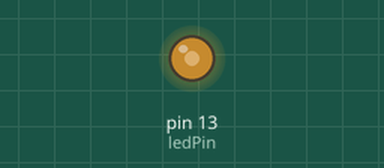
Simulated run of this sketch. Board: Arduino Uno, built with avr-gcc and run on an emulated ATmega328P. Shown: output pins drawn as LEDs (lit = HIGH).

Above: at 0.1 s.
Timing chart, 0 to 1.6 s (numbered marks = the images above):
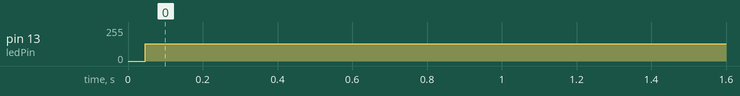

The sketch:

sketch_feb27a.ino
```cpp
#include <SoftwareSerial.h>

#define rxPin 2
#define txPin 3
#define ledPin 13

// set up a new serial port
SoftwareSerial mySerial =  SoftwareSerial(rxPin, txPin);
byte pinState = 0;

void setup()  {
 // define pin modes for tx, rx, led pins:
 pinMode(rxPin, INPUT);
 pinMode(txPin, OUTPUT);
 pinMode(ledPin, OUTPUT);
 // set the data rate for the SoftwareSerial port
 mySerial.begin(9600);
}

void loop() {
 // listen for new serial coming in:
 char someChar = mySerial.read();
 // print out the character:
 mySerial.print(someChar);
 // toggle an LED just so you see the thing's alive.
 // this LED will go on with every OTHER character received:
 toggle(13);

}


void toggle(int pinNum) {
 // set the LED pin using the pinState variable:
 digitalWrite(pinNum, pinState);
 // if pinState = 0, set it to 1, and vice versa:
 pinState = !pinState;
}
```

Measured:
- by itself, pin 13 (ledPin): 0/255 → 129/255 at 0.05 s
